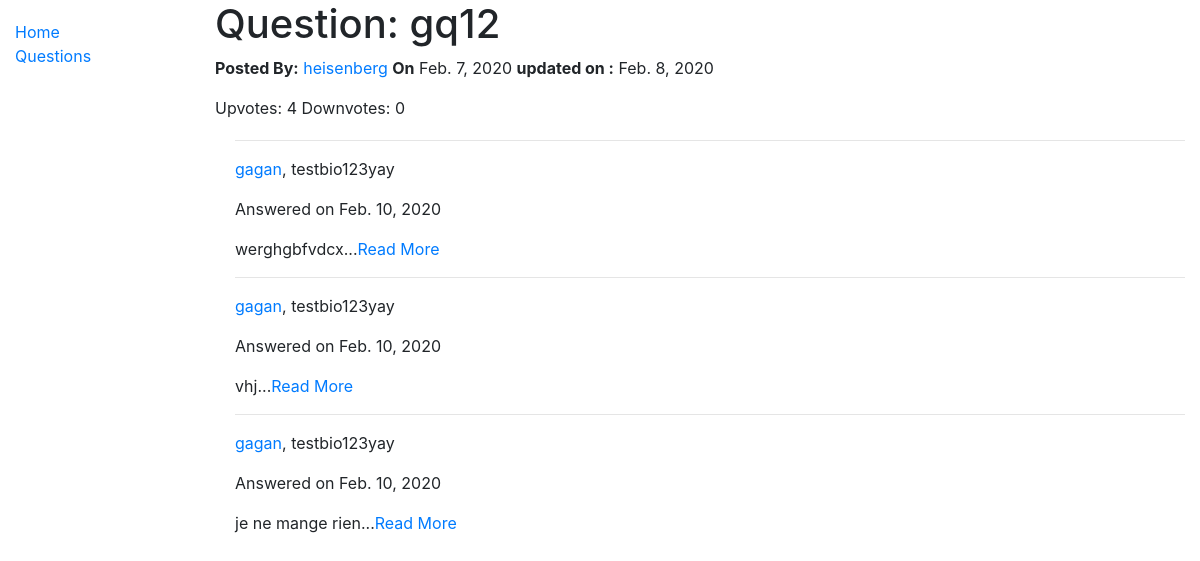
The app's page /knowledge/question/6 with its own data.
### knowledge/models/question.py (models this page shows, shortened)
class Question(models.Model):
    user = models.ForeignKey(User, on_delete=models.CASCADE)
    question_text = models.CharField(max_length=200,verbose_name= 'Question')
    pub_date = models.DateField(verbose_name='date published')
    updated = models.DateField(verbose_name='date published', blank=True, null=True)
    upvotes = models.IntegerField(blank=True, null=True, default=0)
    downvotes = models.IntegerField(blank=True, null=True, default=0)
    upvote_users = models.ManyToManyField(User, related_name='Users_who_upvoted_this_question')
    downvote_users = models.ManyToManyField(User, related_name='Users_who_downvoted_this_question')
    class Meta:
        ordering = ['-pub_date']

### users/models.py (models this page shows, shortened)
class User(AbstractUser):
    firstname = models.CharField(max_length=100, blank = True)
    lastname = models.CharField(max_length=100, blank = True)
    bio = models.TextField(blank = True)
    class Meta:
         ordering = ['lastname']

### knowledge/models/answer.py (models this page shows, shortened)
class Answer(models.Model):
    question = models.ForeignKey(Question, on_delete=models.CASCADE)
    user = models.ForeignKey(User, on_delete=models.CASCADE)
    answer_text = models.TextField(verbose_name="")
    upvotes = models.IntegerField(blank=True, null=True, default=0)
    downvotes = models.IntegerField(blank=True, null=True, default=0)
    pub_date = models.DateField('date added')
    updated = models.DateField(verbose_name='date published', blank=True, null=True)
    upvote_users = models.ManyToManyField(User, related_name='Users_who_upvoted_this_answer')
    downvote_users = models.ManyToManyField(User, related_name='Users_who_downvoted_this_answer')
    class Meta:
        ordering = ['-pub_date', 'upvotes']
    def get_answer_short(self):
        return self.answer_text[:50]

### knowledge/views/question/detail.py (the view)
class QuestionDetail(generic.DetailView):
    model = Question

### knowledge/templates/knowledge/question_detail.html (shortened to what this page needs)
{% extends "base_generic.html" %}
{% block content %}
<h1>Question: {{ question.question_text }}</h1>
<p><strong>Posted By:</strong> <a href="{% url 'user-detail' question.user.pk %}">{{ question.user.username }}</a>
  <strong>On</strong> {{ question.pub_date }}
  {% if question.updated %}
  <strong>updated on :</strong> {{ question.updated }}
  {% endif %}
</p>
Upvotes: {{ question.upvotes }}
Downvotes: {{ question.downvotes }}
<div style="margin-left:20px;margin-top:20px">
  {% for ans in question.answer_set.all %}
  <hr>
  <p><a href="{% url 'user-detail' ans.user.pk%}">{{ans.user.username}}</a>, {{ans.user.bio}}</p>
  <p>Answered on {{ans.pub_date}} {% if ans.updated%}(updated {{ ans.updated}} ){% endif %}</p>
  <p>
    {{ ans.get_answer_short }}...<a href="{% url 'answer-detail' ans.question.pk ans.pk %}">Read More</a> </p>
  {% endfor %}
</div>
{% endblock %}

### knowledge/templates/base_generic.html (shortened to what this page needs)
<!DOCTYPE html>
<html lang="en">
<head>
  <link rel="stylesheet" href="https://stackpath.bootstrapcdn.com/bootstrap/4.1.3/css/bootstrap.min.css"
>
  {% load static %}
  <link rel="stylesheet" href="{% static 'css/styles.css' %}">
</head>
<body>
  <div class="container-fluid">
    <div class="row">
      <div class="col-sm-2">
        {% block sidebar %}
        <ul class="sidebar-nav">
          <li><a href="{% url 'index' %}">Home</a></li>
          <li><a href="{% url 'questions'%}">Questions</a></li>
        </ul>
        {% endblock %}
      </div>
      <div class="col-sm-10 ">{% block content %}{% endblock %}</div>
    </div>
  </div>
</body>
</html>

### records on screen
Question: question_text "gq12", user.username "heisenberg", pub_date "Feb. 7, 2020", updated "Feb. 8, 2020", upvotes "4", downvotes "0"
Answer: user.username "gagan", user.bio "testbio123yay", pub_date "Feb. 10, 2020", get_answer_short "werghgbfvdcx"
Answer: user.username "gagan", user.bio "testbio123yay", pub_date "Feb. 10, 2020", get_answer_short "vhj"
Answer: user.username "gagan", user.bio "testbio123yay", pub_date "Feb. 10, 2020", get_answer_short "je ne mange rien"
